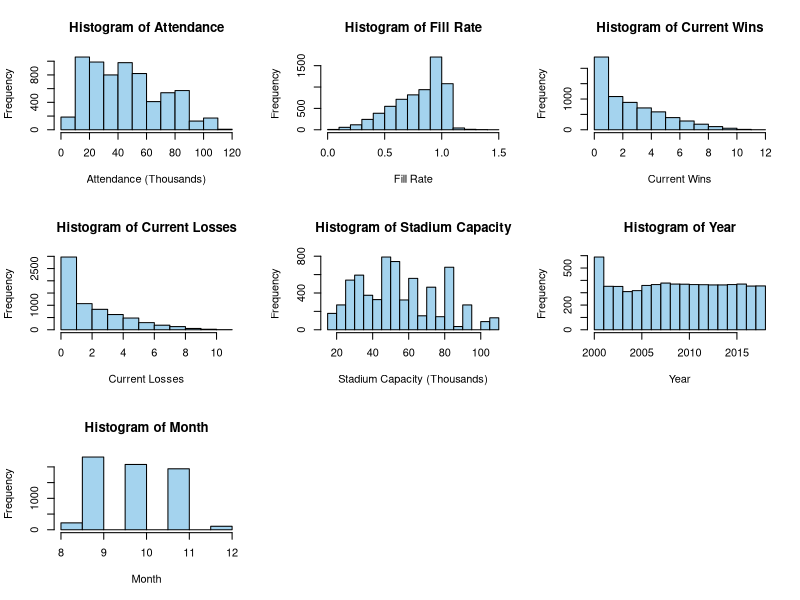
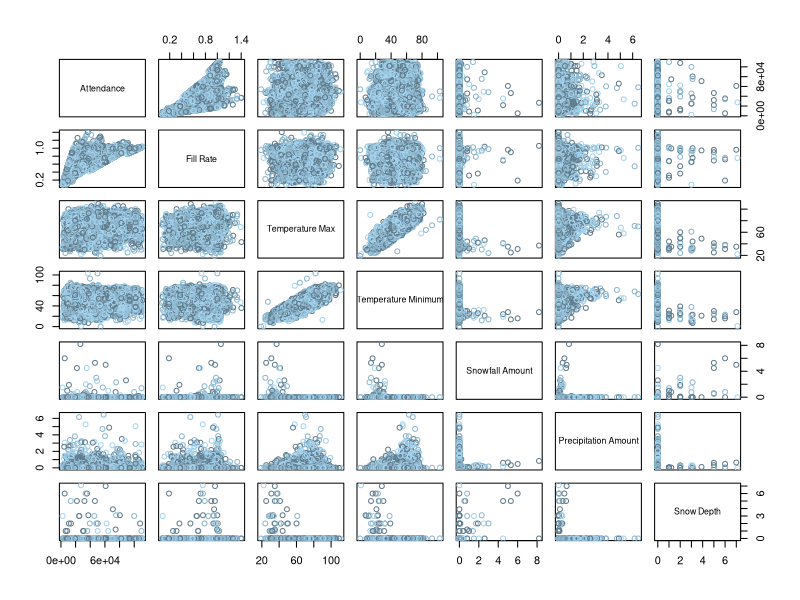
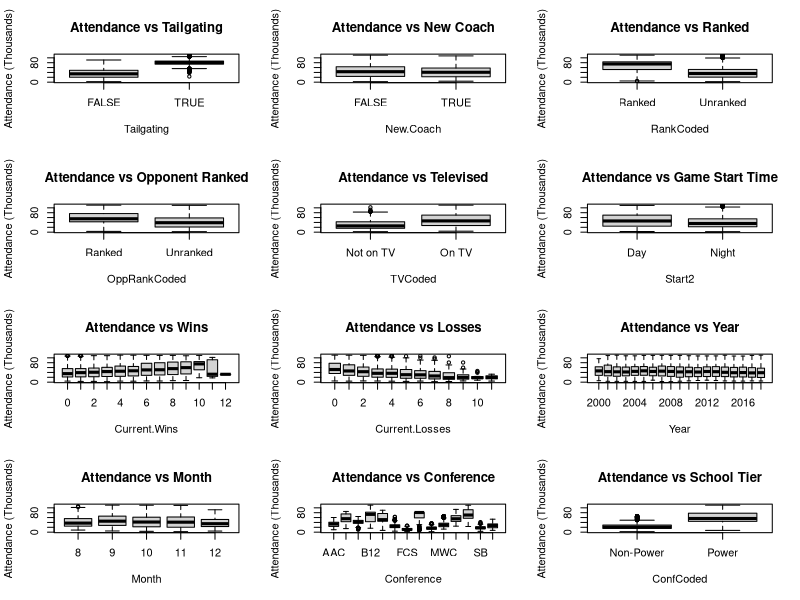
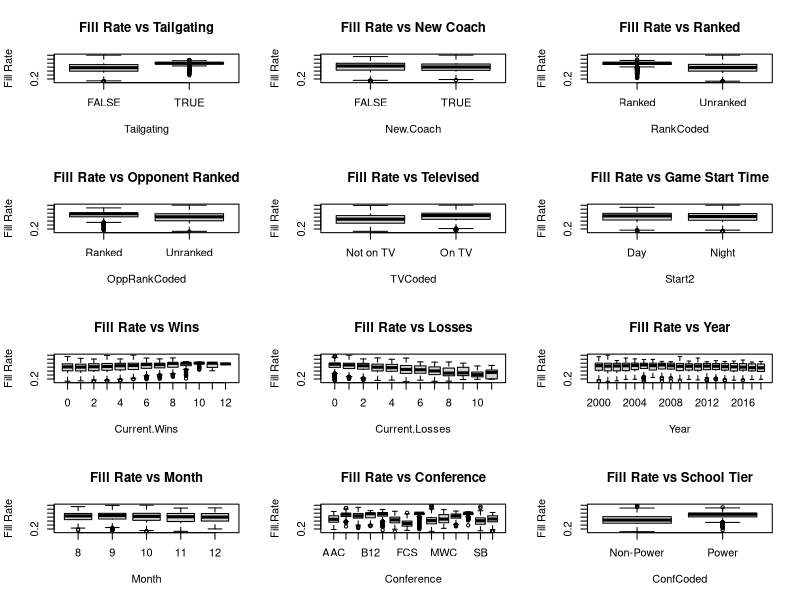
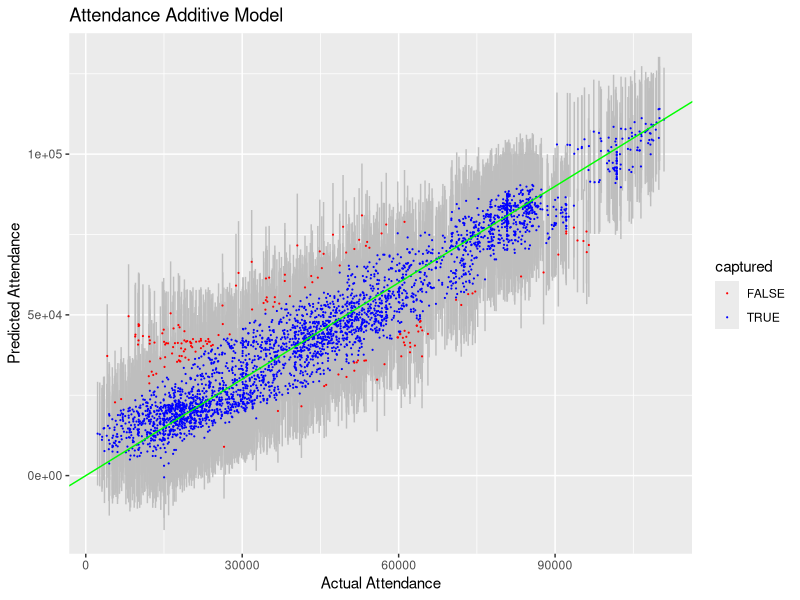
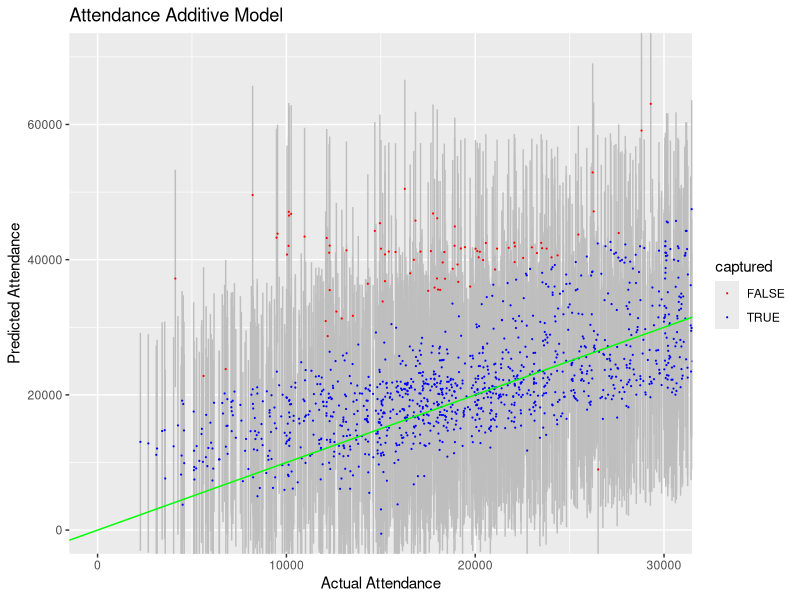
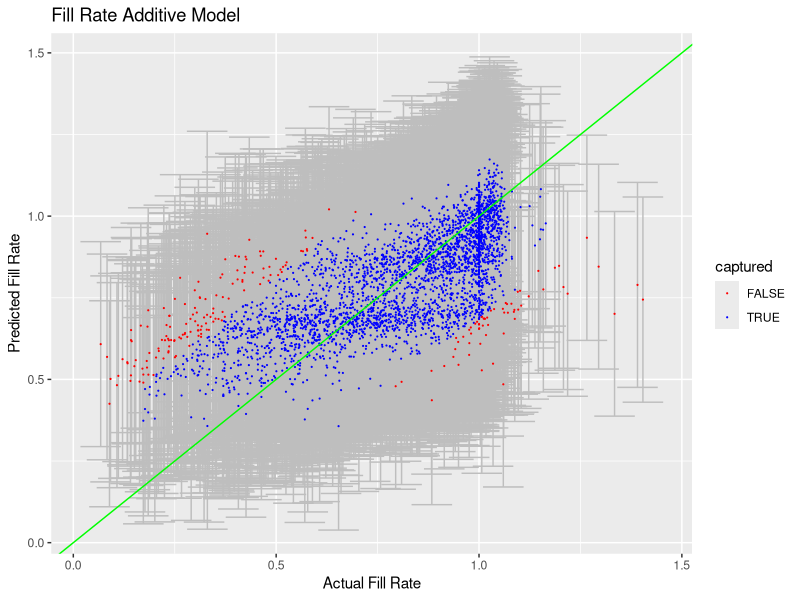

Recreate these plots in R, in order. (Note: this script raises an error after producing the figures.)
## ---- chunk 1
# General set-up for the report.
# I find this useful, but you may improve upon, ignore, or remove
#  (possibly at your own peril).
# Tasks accomplished:
# Don't print out code
# Save results so that code blocks aren't re-run unless code
# changes (cache), _or_ a relevant earlier code block changed (autodep),
# don't clutter R output with messages or warnings (message, warning)
library(MASS)
library(knitr)
library(tidyverse)
library(dplyr)
library(ggthemes)
library(gridExtra)
library(ggplot2)
library(GGally)
opts_chunk$set(echo=FALSE,
               cache=TRUE, autodep=TRUE,
               message=FALSE, warning=FALSE)
# Turn off meaningless clutter in summary() output
options(show.signif.stars=FALSE)
## ---- chunk 2
attendance.data = read.csv("CFBeattendance.csv")
## ---- chunk 3
attendance.data = attendance.data[-c(5436,5443,5450,5457, 4522, 4524, 4526, 4528, 4530, 4532),]
## ---- chunk 4
attendance.data[4424, 24] = 12

attendance.data$Conference[which(attendance.data$Team=="Oregon State")] = "Pac-12"

attendance.data$Conference[which(attendance.data$Team=="USC")] = "Pac-12"

rutgers = attendance.data[which(attendance.data$Team=="Rutgers"),]
yr = 2000
while(yr<2013){
        rutgers$Conference[which(rutgers$Year==yr)] = "Big East"
        yr = yr+1
}
attendance.data$Conference[which(attendance.data$Team=="Rutgers")] = rutgers$Conference

boston_college = attendance.data[which(attendance.data$Team=="Boston College"),]
yr = 2000
while(yr<2005){
        boston_college$Conference[which(boston_college$Year==yr)] = "Big East"
        yr = yr+1
}
attendance.data$Conference[which(attendance.data$Team=="Boston College")] = boston_college$Conference

smu = attendance.data[which(attendance.data$Team=="SMU"),]
yr = 2005
while(yr<2013){
        smu$Conference[which(smu$Year==yr)] = "CUSA"
        yr = yr+1
}
attendance.data$Conference[which(attendance.data$Team=="SMU")] = smu$Conference

south_alabama = attendance.data[which(attendance.data$Team=="South Alabama"),]
yr = 2013
while(yr<2019){
        south_alabama$Conference[which(south_alabama$Year==yr)] = "Sun Belt"
        yr = yr+1
}
attendance.data$Conference[which(attendance.data$Team=="South Alabama")] = south_alabama$Conference

west_virginia = attendance.data[which(attendance.data$Team=="West Virginia"),]
yr = 2000
while(yr<2012){
        west_virginia$Conference[which(west_virginia$Year==yr)] = "Big East"
        yr = yr+1
}
attendance.data$Conference[which(attendance.data$Team=="West Virginia")] = west_virginia$Conference

memphis = attendance.data[which(attendance.data$Team=="Memphis"),]
memphis$Conference[which(memphis$Year==2013)] = "AAC"
attendance.data$Conference[which(attendance.data$Team=="Memphis")] = memphis$Conference

mid_tennessee = attendance.data[which(attendance.data$Team=="Middle Tennessee"),]
mid_tennessee$Conference[which(mid_tennessee$Year==2001)] = "Sun Belt"
attendance.data$Conference[which(attendance.data$Team=="Middle Tennessee")] = mid_tennessee$Conference

byu = attendance.data[which(attendance.data$Team=="BYU"),]
byu$Conference[which(byu$Year==2011)] = "Independent"
attendance.data$Conference[which(attendance.data$Team=="BYU")] = byu$Conference

fiu = attendance.data[which(attendance.data$Team=="FIU"),]
yr = 2002
while(yr<2005){
        fiu$Conference[which(fiu$Year==yr)] = "FCS"
        yr = yr+1
}
attendance.data$Conference[which(attendance.data$Team=="FIU")] = fiu$Conference

georgia_st = attendance.data[which(attendance.data$Team=="Georgia State"),]
yr = 2011
while(yr<2013){
        georgia_st$Conference[which(georgia_st$Year==yr)] = "FCS"
        yr = yr+1
}
attendance.data$Conference[which(attendance.data$Team=="Georgia State")] = georgia_st$Conference
## ---- chunk 5
attendance.data$RankCoded = double(length=nrow(attendance.data))
attendance.data$OppRankCoded = double(length=nrow(attendance.data))
attendance.data$TVCoded = double(length=nrow(attendance.data))
newtime = str_split(attendance.data$Time, ":")
attendance.data$Hour = double(length=nrow(attendance.data))
attendance.data$Start = double(length=nrow(attendance.data))
attendance.data$Start2 = double(length=nrow(attendance.data))
attendance.data$ConfCoded = double(length=nrow(attendance.data))

for (i in 1:nrow(attendance.data)){
  if (attendance.data$Rank[i]=='NR')attendance.data$RankCoded[i] = 'Unranked'
  else attendance.data$RankCoded[i] = 'Ranked'
  if (attendance.data$Opponent_Rank[i]=='NR')attendance.data$OppRankCoded[i] = 'Unranked'
  else attendance.data$OppRankCoded[i] = 'Ranked'
  if (attendance.data$TV[i]=='Not on TV')attendance.data$TVCoded[i] = 'Not on TV'
  else attendance.data$TVCoded[i] = 'On TV'
  attendance.data$Hour[i] = as.numeric(newtime[[i]][1])
  if (attendance.data$Hour[i] %in% c(10,11,12,13,14,15,16))attendance.data$Start[i] = 'Day'
  else attendance.data$Start[i] = 'Night'
  if (attendance.data$Hour[i] %in% c(10,11,12,13,14,15,16,17))attendance.data$Start2[i] = 'Day'
  else attendance.data$Start2[i] = 'Night'
  if ((attendance.data$Conference[i] %in% c('ACC','Big-10','Big-12','Big East','Pac-12','SEC'))||attendance.data$Team[i]=='Notre Dame')attendance.data$ConfCoded[i] = 'Power'
  else attendance.data$ConfCoded[i] = 'Non-Power'
}
attendance.data$RankCoded = as.factor(attendance.data$RankCoded)
attendance.data$OppRankCoded = as.factor(attendance.data$OppRankCoded)
attendance.data$TVCoded = as.factor(attendance.data$TVCoded)
attendance.data$Start = as.factor(attendance.data$Start)
attendance.data$Start2 = as.factor(attendance.data$Start2)
attendance.data$ConfCoded = as.factor(attendance.data$ConfCoded)
## ---- chunk 6
quan.att = quantile(attendance.data$Attendance, c(0.25, 0.5, 0.75), type = 1, na.rm = TRUE)
quan.fill = quantile(attendance.data$Fill.Rate, c(0.25, 0.5, 0.75), type = 1, na.rm = TRUE)
quan.cap = quantile(attendance.data$Stadium.Capacity, c(0.25, 0.5, 0.75), type = 1, na.rm = TRUE)
quan.att
quan.cap
quan.fill
## ---- chunk 7
par(mfrow = c(3,3))
hist(attendance.data$Attendance/1000, main = "Histogram of Attendance",
     xlab = "Attendance (Thousands)", col = "lightskyblue2")
hist(attendance.data$Fill.Rate, main = "Histogram of Fill Rate",
     xlab = "Fill Rate", col = "lightskyblue2")
hist(attendance.data$Current.Wins, main = "Histogram of Current Wins",
     xlab = "Current Wins", col = "lightskyblue2")
hist(attendance.data$Current.Losses, main = "Histogram of Current Losses",
     xlab = "Current Losses", col = "lightskyblue2")
hist(attendance.data$Stadium.Capacity/1000,
     main = "Histogram of Stadium Capacity",
     xlab = "Stadium Capacity (Thousands)", col = "lightskyblue2")
hist(attendance.data$Year, main = "Histogram of Year", xlab = "Year", col = "lightskyblue2")
hist(attendance.data$Month, main = "Histogram of Month", xlab = "Month", col = "lightskyblue2")
## ---- chunk 8
pairs(Attendance~Fill.Rate+TMAX+TMIN+SNOW+PRCP+SNWD, data=attendance.data, col = c("lightskyblue4","lightskyblue3", "lightskyblue2"), labels = c("Attendance", "Fill Rate", "Temperature Max", "Temperature Minimum", "Snowfall Amount", "Precipitation Amount", "Snow Depth"))
## ---- chunk 9
par(mfrow = c(4,3))
boxplot(Attendance/1000~Tailgating,data=attendance.data,
        ylab = "Attendance (Thousands)", main = "Attendance vs Tailgating")
boxplot(Attendance/1000~New.Coach,data=attendance.data,
        ylab = "Attendance (Thousands)", main = "Attendance vs New Coach")
boxplot(Attendance/1000~RankCoded,data=attendance.data,
        ylab = "Attendance (Thousands)", main = "Attendance vs Ranked")
boxplot(Attendance/1000~OppRankCoded,data=attendance.data,
        ylab = "Attendance (Thousands)",
        main = "Attendance vs Opponent Ranked")
boxplot(Attendance/1000~TVCoded,data=attendance.data,
        ylab = "Attendance (Thousands)", main = "Attendance vs Televised")
boxplot(Attendance/1000~Start2,data=attendance.data,
        ylab = "Attendance (Thousands)",
        main = "Attendance vs Game Start Time")
boxplot(Attendance/1000~Current.Wins,data=attendance.data,
        ylab = "Attendance (Thousands)", main = "Attendance vs Wins")
boxplot(Attendance/1000~Current.Losses,data=attendance.data,
        ylab = "Attendance (Thousands)", main = "Attendance vs Losses")
boxplot(Attendance/1000~Year, data=attendance.data,
        ylab = "Attendance (Thousands)", main = "Attendance vs Year")
boxplot(Attendance/1000~Month,data=attendance.data,
        ylab = "Attendance (Thousands)", main = "Attendance vs Month")
boxplot(Attendance/1000~Conference, data=attendance.data,
        ylab = "Attendance (Thousands)", main = "Attendance vs Conference",
        names = c("AAC","ACC","B10","B12","BE","CUSA","FCS",
                  "Ind.","MAC","MWC","P12","SEC", "SB","WAC"))
boxplot(Attendance/1000~ConfCoded,data=attendance.data,
        ylab = "Attendance (Thousands)", main = "Attendance vs School Tier")
## ---- chunk 10
par(mfrow = c(4,3))
boxplot(Fill.Rate~Tailgating,data=attendance.data, ylab = "Fill Rate",
        main = "Fill Rate vs Tailgating")
boxplot(Fill.Rate~New.Coach,data=attendance.data, ylab = "Fill Rate",
        main = "Fill Rate vs New Coach")
boxplot(Fill.Rate~RankCoded,data=attendance.data, ylab = "Fill Rate",
        main = "Fill Rate vs Ranked")
boxplot(Fill.Rate~OppRankCoded,data=attendance.data, ylab = "Fill Rate",
        main = "Fill Rate vs Opponent Ranked")
boxplot(Fill.Rate~TVCoded,data=attendance.data, ylab = "Fill Rate",
        main = "Fill Rate vs Televised")
boxplot(Fill.Rate~Start2,data=attendance.data, ylab = "Fill Rate",
        main = "Fill Rate vs Game Start Time")
boxplot(Fill.Rate~Current.Wins,data=attendance.data, ylab = "Fill Rate",
        main = "Fill Rate vs Wins")
boxplot(Fill.Rate~Current.Losses,data=attendance.data, ylab = "Fill Rate",
        main = "Fill Rate vs Losses")
boxplot(Fill.Rate~Year, data=attendance.data, ylab = "Fill Rate",
        main = "Fill Rate vs Year")
boxplot(Fill.Rate~Month,data=attendance.data, ylab = "Fill Rate",
        main = "Fill Rate vs Month")
boxplot(Fill.Rate~Conference, data=attendance.data,
        main = "Fill Rate vs Conference",
        names = c("AAC","ACC","B10","B12","BE","CUSA","FCS",
                  "Ind.","MAC","MWC","P12","SEC", "SB","WAC"))
boxplot(Fill.Rate~ConfCoded,data=attendance.data, ylab = "Fill Rate",
        main = "Fill Rate vs School Tier")
## ---- chunk 11
n = nrow(attendance.data)
select.rows <- sample(1:n, replace=FALSE, size=floor(n/2))
select.set <- attendance.data[select.rows,]
inference.set <- attendance.data[-select.rows,]
## ---- chunk 12
library(mgcv)
att.gam = gam(Attendance~s(Current.Wins,Current.Losses)+s(Stadium.Capacity)+New.Coach+Tailgating, data=select.set)
att.gam2 = gam(Attendance~s(Current.Wins,Current.Losses)+s(Stadium.Capacity)+Tailgating, data=select.set)
att.gam3 = gam(Attendance~s(Current.Wins,Current.Losses)+s(Stadium.Capacity)+Tailgating+s(TMIN,TMAX), data=select.set)
att.gam4 = gam(Attendance~s(Current.Wins,Current.Losses)+s(Stadium.Capacity)+Tailgating+s(TMIN,TMAX)+RankCoded+OppRankCoded, data=select.set)
att.gam5 = gam(Attendance~s(Current.Wins,Current.Losses)+s(Stadium.Capacity)+Tailgating+s(TMIN,TMAX)+RankCoded+OppRankCoded+Start, data=select.set)
att.gam6 = gam(Attendance~s(Current.Wins,Current.Losses)+s(Stadium.Capacity)+Tailgating+s(TMIN,TMAX)+RankCoded+OppRankCoded+Start2, data=select.set)
att.gam7 = gam(Attendance~s(Current.Wins,Current.Losses)+s(Stadium.Capacity)+Tailgating+s(TMIN,TMAX)+RankCoded+OppRankCoded+ConfCoded, data=select.set)
## ---- chunk 13
mdl_rmse <- function(mdl){
  rmse = sqrt(mean(residuals(mdl)^2))
  return(rmse)
}

att.rmses = double(7)
att.rmses[1] = mdl_rmse(att.gam)
att.rmses[2] = mdl_rmse(att.gam2)
att.rmses[3] = mdl_rmse(att.gam3)
att.rmses[4] = mdl_rmse(att.gam4)
att.rmses[5] = mdl_rmse(att.gam5)
att.rmses[6] = mdl_rmse(att.gam6)
att.rmses[7] = mdl_rmse(att.gam7)
best.att = which.min(att.rmses)
## ---- chunk 14
fill.gam = gam(Fill.Rate~s(Current.Wins,Current.Losses)+s(Stadium.Capacity)+New.Coach+Tailgating, data=select.set)
fill.gam2 = gam(Fill.Rate~s(Current.Wins,Current.Losses)+s(Stadium.Capacity)+Tailgating, data=select.set)
fill.gam3 = gam(Fill.Rate~s(Current.Wins,Current.Losses)+s(Stadium.Capacity)+Tailgating+s(TMIN,TMAX), data=select.set)
fill.gam4 = gam(Fill.Rate~s(Current.Wins,Current.Losses)+s(Stadium.Capacity)+Tailgating+s(TMIN,TMAX)+RankCoded+OppRankCoded, data=select.set)
fill.gam5 = gam(Fill.Rate~s(Current.Wins,Current.Losses)+s(Stadium.Capacity)+Tailgating+s(TMIN,TMAX)+RankCoded+OppRankCoded+Start, data=select.set)
fill.gam6 = gam(Fill.Rate~s(Current.Wins,Current.Losses)+s(Stadium.Capacity)+Tailgating+s(TMIN,TMAX)+RankCoded+OppRankCoded+Start2, data=select.set)
fill.gam7 = gam(Fill.Rate~s(Current.Wins,Current.Losses)+s(Stadium.Capacity)+Tailgating+s(TMIN,TMAX)+RankCoded+OppRankCoded+Start2+ConfCoded, data=select.set)
## ---- chunk 15
fill.rmses = double(7)
fill.rmses[1] = mdl_rmse(fill.gam)
fill.rmses[2] = mdl_rmse(fill.gam2)
fill.rmses[3] = mdl_rmse(fill.gam3)
fill.rmses[4] = mdl_rmse(fill.gam4)
fill.rmses[5] = mdl_rmse(fill.gam5)
fill.rmses[6] = mdl_rmse(fill.gam6)
fill.rmses[7] = mdl_rmse(fill.gam7)
best.fill = which.min(fill.rmses)
## ---- chunk 16
preds.gam.all = predict(att.gam7, newdata=inference.set, se.fit=TRUE) # no interval here
preds.gam = data.frame(
  obs.value = inference.set$Attendance, 
  fit = preds.gam.all$fit,
  fit.se = preds.gam.all$se.fit)
sigma.gam = sqrt(att.gam7$sig2) # annoyingly in a different place
preds.gam = preds.gam %>% mutate(
  lwr = fit - 2*sqrt(fit.se^2 + sigma.gam^2), 
  upr = fit + 2*sqrt(fit.se^2 + sigma.gam^2), 
  captured = (obs.value <= upr) & (obs.value >= lwr)
  )
mean(preds.gam$captured)# percentage of actual observations inside the CI
round(median(preds.gam.all$se.fit),3) # median size of the pred SEs (log scale)
## ---- chunk 17
pgam <- preds.gam %>%
  ggplot(aes(x=obs.value,y=fit,color=captured)) + 
  geom_errorbar(aes(ymin=lwr, ymax=upr), width=.1,color='grey') + 
  geom_point(size=.1) + geom_abline(slope=1, intercept = 0, color='green') + 
  scale_color_manual(values=c('red','blue')) +
  xlab('Actual Attendance') + ylab('Predicted Attendance') +
  ggtitle('Attendance Additive Model')
pgam
## ---- chunk 18
pgam + coord_cartesian(xlim=c(0,3e4), ylim=c(0,7e4))
## ---- chunk 19
preds.gam.all2 = predict(fill.gam7, newdata=inference.set, se.fit=TRUE) # no interval here
preds.gam2 = data.frame(
  obs.value = inference.set$Fill.Rate, 
  fit = preds.gam.all2$fit,
  fit.se = preds.gam.all2$se.fit)
sigma.gam2 = sqrt(fill.gam7$sig2) # annoyingly in a different place
preds.gam2 = preds.gam2 %>% mutate(
  lwr = fit - 2*sqrt(fit.se^2 + sigma.gam2^2), 
  upr = fit + 2*sqrt(fit.se^2 + sigma.gam2^2), 
  captured = (obs.value <= upr) & (obs.value >= lwr)
  )
mean(preds.gam2$captured)# percentage of actual observations inside the CI
round(median(preds.gam.all2$se.fit),3) # median size of the pred SEs (log scale)
## ---- chunk 20
pgam2 <- preds.gam2 %>%
  ggplot(aes(x=obs.value,y=fit,color=captured)) + 
  geom_errorbar(aes(ymin=lwr, ymax=upr), width=.1,color='grey') + 
  geom_point(size=.1) + geom_abline(slope=1, intercept=0, color='green') + 
  scale_color_manual(values=c('red','blue')) +
  xlab('Actual Fill Rate') + ylab('Predicted Fill Rate') +
  ggtitle('Fill Rate Additive Model')
pgam2
## ---- chunk 21
final.att.mdl = att.gam7
final.fill.mdl = fill.gam7

att.coef = coefficients(final.att.mdl)[c(1:5)]
fill.coef = coefficients(final.fill.mdl)[c(1:6)]
coef(att.coef)
coef(fill.coef)
## ---- chunk 22
plot(final.att.mdl, pages = 1, scale=0, shade=TRUE, se=2, bty='n', las=1)
## ---- chunk 23
plot(final.fill.mdl, pages = 1, scale=0, shade=TRUE, se=2, bty='n', las=1)
